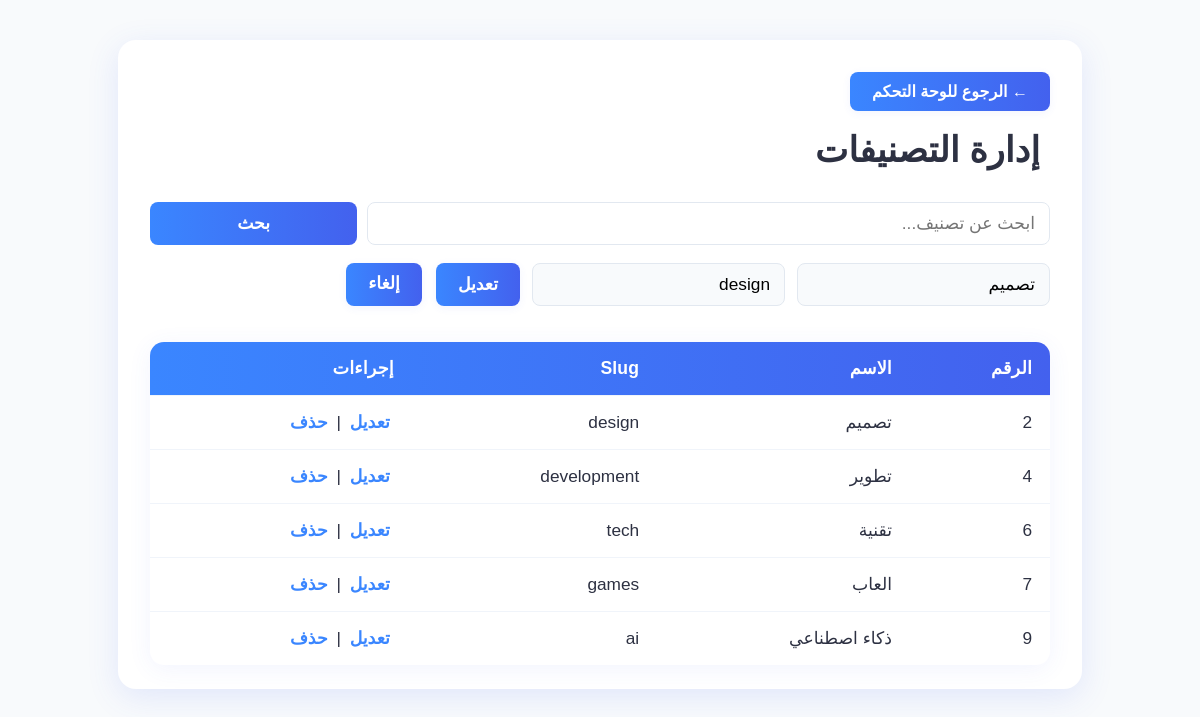
The app's page /admin/categories.php?edit=2 with its own data.
### tables this page shows
CREATE TABLE `categories` (
  `id` int NOT NULL,
  `name` varchar(100) NOT NULL,
  `slug` varchar(100) NOT NULL
);

### admin/categories.php (the view, shortened to what this page needs)
<?php
require_once '../db.php';
$search = isset($_GET['search']) ? trim($_GET['search']) : '';
if ($search !== '') {
    $stmt = $pdo->prepare('SELECT * FROM categories WHERE name LIKE ? OR slug LIKE ?');
    $stmt->execute(['%' . $search . '%', '%' . $search . '%']);
    $categories = $stmt->fetchAll(PDO::FETCH_ASSOC);
} else {
    $stmt = $pdo->query('SELECT * FROM categories');
    $categories = $stmt->fetchAll(PDO::FETCH_ASSOC);
}
$editCategory = null;
if (isset($_GET['edit'])) {
    $id = $_GET['edit'];
    $stmt = $pdo->prepare('SELECT * FROM categories WHERE id=?');
    $stmt->execute([$id]);
    $editCategory = $stmt->fetch(PDO::FETCH_ASSOC);
}
?>
<!DOCTYPE html>
<html lang="ar">
<head>
    <link rel="stylesheet" href="css/manage_articles.css">
    <button id="themeToggle" aria-label="تبديل الوضع" style="position:absolute;left:2rem;top:1.5rem;background:none;border:none;cursor:pointer;font-size:1.5rem;z-index:10;"><i class="fa fa-moon" style="color:#222;"></i></button>
</head>
<body>
    <div class="categories-container">
        <a href="dashboard.php" style="display:inline-block;margin-bottom:18px;background:linear-gradient(90deg,#3a86ff 0%,#4361ee 100%);color:#fff;padding:10px 22px;border-radius:8px;text-decoration:none;font-weight:bold;box-shadow:0 2px 8px rgba(67,97,238,0.07);transition:background 0.2s,box-shadow 0.2s;">&larr; الرجوع للوحة التحكم</a>
        <div class="categories-title"><i class="fa fa-tags"></i> إدارة التصنيفات</div>
        <form method="get" id="searchForm" style="margin-bottom:18px;display:flex;gap:10px;width:100%;margin-right:auto;margin-left:auto;">
            <input type="text" name="search" id="searchInput" value="<?= isset($_GET['search']) ? htmlspecialchars($_GET['search']) : '' ?>" placeholder="ابحث عن تصنيف..." style="flex:8 1 0%;padding:10px 14px;border-radius:8px;border:1px solid #e2e8f0;font-size:1.08rem;">
            <button type="submit" style="flex:2 1 0%;background:linear-gradient(90deg,#3a86ff 0%,#4361ee 100%);color:#fff;border:none;border-radius:8px;padding:10px 22px;font-size:1.08rem;font-weight:bold;cursor:pointer;">بحث</button>
        </form>
        <div style="display:flex;gap:18px;align-items:flex-start;flex-wrap:wrap;">
            <div style="flex:1;min-width:260px;">
                <form method="post" class="category-form">
                    <?php if ($editCategory): ?>
                        <input type="text" name="name" value="<?= $editCategory['name'] ?>" required placeholder="اسم التصنيف">
                        <input type="text" name="slug" value="<?= $editCategory['slug'] ?>" required placeholder="Slug">
                        <div style="display:flex;justify-content:space-between;gap:10px;">
                            <button type="submit" name="edit" style="flex:1;margin-right:0;">تعديل</button>
                            <a href="categories.php" style="flex:1;text-align:center;">إلغاء</a>
                        </div>
                    <?php endif; ?>
                </form>
            </div>
        </div>
        <table class="data-table">
            <thead>
                <tr>
                    <th>الرقم</th>
                    <th>الاسم</th>
                    <th>Slug</th>
                    <th>إجراءات</th>
                </tr>
            </thead>
            <tbody>
                <?php foreach ($categories as $cat): ?>
                    <tr>
                        <td><?= $cat['id'] ?></td>
                        <td><?= $cat['name'] ?></td>
                        <td><?= $cat['slug'] ?></td>
                        <td>
                            <a href="categories.php?edit=<?= $cat['id'] ?>">تعديل</a> |
                            <a href="categories.php?delete=<?= $cat['id'] ?>" onclick="return confirm('متأكد أنك عايز تحذف التصنيف؟');">حذف</a>
                        </td>
                    </tr>
                <?php endforeach; ?>
            </tbody>
        </table>
    </div>
</body>
</html>

### admin/css/manage_articles.css (style rules this page uses)
.data-table { width: 100%; border-collapse: separate; border-spacing: 0; background: #fff; border-radius: 14px; box-shadow: 0 4px 24px rgba(67,97,238,0.07); overflow: hidden; margin-top: 32px; font-size: 1.08rem; direction: rtl; }
.data-table thead tr { background: linear-gradient(90deg, #3a86ff 0%, #4361ee 100%); color: #fff; }
.data-table th, .data-table td { padding: 16px 18px; text-align: right; border-bottom: 1px solid #f0f4fa; }
.data-table th { font-weight: bold; font-size: 1.1rem; letter-spacing: 0.01em; }
.data-table tbody tr { transition: background 0.2s; }
.data-table td { color: #2d3142; }

### admin/categories.php (style rules this page uses)
body { direction: rtl; font-family: 'Cairo', Arial, sans-serif; background: #f8fafc; }
.categories-container { max-width: 900px; margin: 40px auto; background: #fff; border-radius: 18px; box-shadow: 0 8px 32px rgba(67,97,238,0.13); padding: 32px 32px 24px 32px; overflow: hidden; }
.categories-title { color: #2d3142; margin-bottom: 32px; font-size: 2.2rem; font-weight: bold; display: flex; align-items: center; gap: 10px; }
.category-form { display: flex; gap: 12px; margin-bottom: 24px; }
.category-form input[type="text"] { padding: 10px 14px; border: 1px solid #e2e8f0; border-radius: 8px; font-size: 1.08rem; background: #f8fafc; transition: border 0.2s; }
.category-form button, .category-form a { background: linear-gradient(90deg, #3a86ff 0%, #4361ee 100%); color: #fff; border: none; border-radius: 8px; padding: 10px 22px; font-size: 1.08rem; font-weight: bold; cursor: pointer; box-shadow: 0 2px 8px rgba(67,97,238,0.07); transition: background 0.2s, box-shadow 0.2s; text-decoration: none; margin-right: 4px; }
.data-table { width: 100%; border-collapse: separate; border-spacing: 0; background: #fff; border-radius: 14px; box-shadow: 0 4px 24px rgba(67,97,238,0.07); overflow: hidden; margin-top: 12px; font-size: 1.08rem; direction: rtl; }
.data-table thead tr { background: linear-gradient(90deg, #3a86ff 0%, #4361ee 100%); color: #fff; }
.data-table th, .data-table td { padding: 16px 18px; text-align: right; border-bottom: 1px solid #f0f4fa; }
.data-table tr:last-child td { border-bottom: none; }
.data-table a { color: #3a86ff; font-weight: bold; text-decoration: none; margin: 0 4px; }

### records on screen
categories: name "تصميم", slug "design", id "2"
categories: id "4", name "تطوير", slug "development"
categories: id "6", name "تقنية", slug "tech"
categories: id "7", name "العاب", slug "games"
categories: id "9", name "ذكاء اصطناعي", slug "ai"
